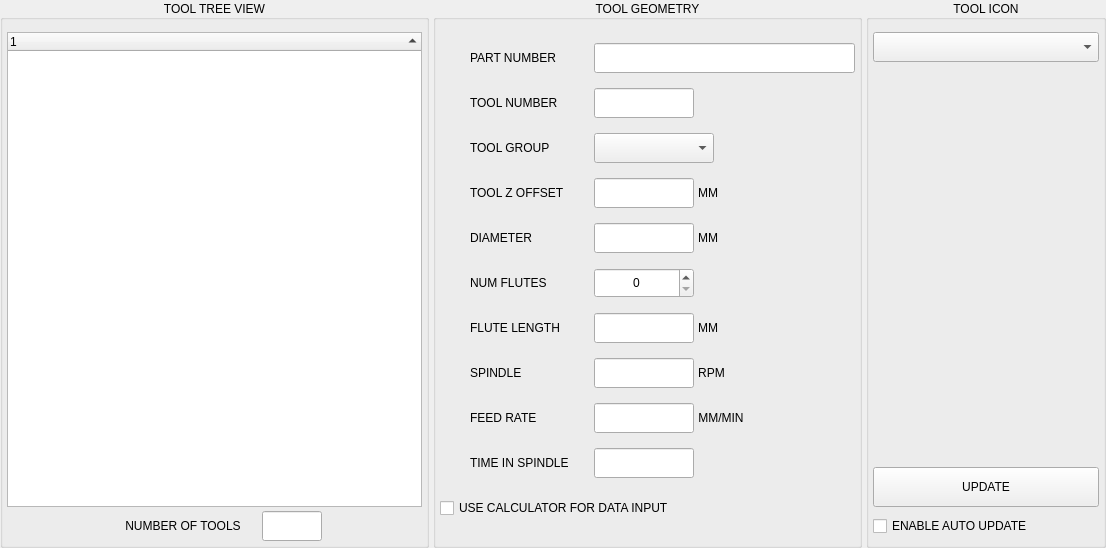
<?xml version="1.0" encoding="UTF-8"?>
<ui version="4.0">
 <class>Form</class>
 <widget class="QWidget" name="Form">
  <property name="geometry">
   <rect>
    <x>0</x>
    <y>0</y>
    <width>1106</width>
    <height>548</height>
   </rect>
  </property>
  <property name="windowTitle">
   <string>Form</string>
  </property>
  <layout class="QHBoxLayout" name="horizontalLayout" stretch="0,0,0">
   <property name="spacing">
    <number>4</number>
   </property>
   <property name="leftMargin">
    <number>0</number>
   </property>
   <property name="topMargin">
    <number>0</number>
   </property>
   <property name="rightMargin">
    <number>0</number>
   </property>
   <property name="bottomMargin">
    <number>0</number>
   </property>
   <item>
    <widget class="QGroupBox" name="grp_tree">
     <property name="sizePolicy">
      <sizepolicy hsizetype="Expanding" vsizetype="Expanding">
       <horstretch>0</horstretch>
       <verstretch>0</verstretch>
      </sizepolicy>
     </property>
     <property name="title">
      <string>TOOL TREE VIEW</string>
     </property>
     <property name="alignment">
      <set>Qt::AlignCenter</set>
     </property>
     <layout class="QVBoxLayout" name="verticalLayout">
      <property name="spacing">
       <number>4</number>
      </property>
      <property name="leftMargin">
       <number>4</number>
      </property>
      <property name="topMargin">
       <number>12</number>
      </property>
      <property name="rightMargin">
       <number>4</number>
      </property>
      <property name="bottomMargin">
       <number>4</number>
      </property>
      <item>
       <widget class="ToolTree" name="treeWidget">
        <property name="dragEnabled">
         <bool>true</bool>
        </property>
        <property name="dragDropMode">
         <enum>QAbstractItemView::InternalMove</enum>
        </property>
        <property name="indentation">
         <number>30</number>
        </property>
        <property name="sortingEnabled">
         <bool>true</bool>
        </property>
        <property name="columnCount">
         <number>1</number>
        </property>
        <attribute name="headerVisible">
         <bool>true</bool>
        </attribute>
        <column>
         <property name="text">
          <string notr="true">1</string>
         </property>
        </column>
       </widget>
      </item>
      <item>
       <layout class="QHBoxLayout" name="horizontalLayout_8">
        <property name="topMargin">
         <number>0</number>
        </property>
        <item>
         <spacer name="horizontalSpacer_11">
          <property name="orientation">
           <enum>Qt::Horizontal</enum>
          </property>
          <property name="sizeHint" stdset="0">
           <size>
            <width>40</width>
            <height>20</height>
           </size>
          </property>
         </spacer>
        </item>
        <item>
         <widget class="QLabel" name="lbl_tool_count">
          <property name="minimumSize">
           <size>
            <width>150</width>
            <height>30</height>
           </size>
          </property>
          <property name="maximumSize">
           <size>
            <width>150</width>
            <height>30</height>
           </size>
          </property>
          <property name="text">
           <string>NUMBER OF TOOLS</string>
          </property>
          <property name="alignment">
           <set>Qt::AlignCenter</set>
          </property>
          <property name="indent">
           <number>30</number>
          </property>
         </widget>
        </item>
        <item>
         <widget class="QLineEdit" name="lineEdit_tool_count">
          <property name="sizePolicy">
           <sizepolicy hsizetype="Preferred" vsizetype="Preferred">
            <horstretch>0</horstretch>
            <verstretch>0</verstretch>
           </sizepolicy>
          </property>
          <property name="minimumSize">
           <size>
            <width>60</width>
            <height>30</height>
           </size>
          </property>
          <property name="maximumSize">
           <size>
            <width>60</width>
            <height>30</height>
           </size>
          </property>
          <property name="focusPolicy">
           <enum>Qt::NoFocus</enum>
          </property>
          <property name="toolTip">
           <string>Number of tools in the database</string>
          </property>
          <property name="alignment">
           <set>Qt::AlignCenter</set>
          </property>
          <property name="readOnly">
           <bool>true</bool>
          </property>
         </widget>
        </item>
        <item>
         <spacer name="horizontalSpacer_5">
          <property name="orientation">
           <enum>Qt::Horizontal</enum>
          </property>
          <property name="sizeHint" stdset="0">
           <size>
            <width>40</width>
            <height>20</height>
           </size>
          </property>
         </spacer>
        </item>
       </layout>
      </item>
     </layout>
    </widget>
   </item>
   <item>
    <widget class="QGroupBox" name="grp_geometry">
     <property name="sizePolicy">
      <sizepolicy hsizetype="Expanding" vsizetype="Expanding">
       <horstretch>0</horstretch>
       <verstretch>0</verstretch>
      </sizepolicy>
     </property>
     <property name="title">
      <string>TOOL GEOMETRY</string>
     </property>
     <property name="alignment">
      <set>Qt::AlignCenter</set>
     </property>
     <layout class="QVBoxLayout" name="verticalLayout_3">
      <property name="spacing">
       <number>4</number>
      </property>
      <property name="leftMargin">
       <number>4</number>
      </property>
      <property name="topMargin">
       <number>12</number>
      </property>
      <property name="rightMargin">
       <number>4</number>
      </property>
      <property name="bottomMargin">
       <number>4</number>
      </property>
      <item>
       <layout class="QHBoxLayout" name="horizontalLayout_5">
        <item>
         <widget class="QLabel" name="lbl_part_number">
          <property name="minimumSize">
           <size>
            <width>150</width>
            <height>30</height>
           </size>
          </property>
          <property name="maximumSize">
           <size>
            <width>150</width>
            <height>30</height>
           </size>
          </property>
          <property name="text">
           <string>PART NUMBER</string>
          </property>
          <property name="indent">
           <number>30</number>
          </property>
         </widget>
        </item>
        <item>
         <widget class="QLineEdit" name="lineEdit_part_number">
          <property name="sizePolicy">
           <sizepolicy hsizetype="Expanding" vsizetype="Preferred">
            <horstretch>0</horstretch>
            <verstretch>0</verstretch>
           </sizepolicy>
          </property>
          <property name="minimumSize">
           <size>
            <width>0</width>
            <height>30</height>
           </size>
          </property>
          <property name="maximumSize">
           <size>
            <width>16777215</width>
            <height>30</height>
           </size>
          </property>
         </widget>
        </item>
       </layout>
      </item>
      <item>
       <layout class="QHBoxLayout" name="horizontalLayout_13">
        <item>
         <widget class="QLabel" name="lbl_tool_no">
          <property name="minimumSize">
           <size>
            <width>150</width>
            <height>30</height>
           </size>
          </property>
          <property name="maximumSize">
           <size>
            <width>150</width>
            <height>30</height>
           </size>
          </property>
          <property name="text">
           <string>TOOL NUMBER</string>
          </property>
          <property name="indent">
           <number>30</number>
          </property>
         </widget>
        </item>
        <item>
         <widget class="QLineEdit" name="lineEdit_number">
          <property name="sizePolicy">
           <sizepolicy hsizetype="Preferred" vsizetype="Preferred">
            <horstretch>0</horstretch>
            <verstretch>0</verstretch>
           </sizepolicy>
          </property>
          <property name="minimumSize">
           <size>
            <width>100</width>
            <height>30</height>
           </size>
          </property>
          <property name="maximumSize">
           <size>
            <width>100</width>
            <height>30</height>
           </size>
          </property>
          <property name="focusPolicy">
           <enum>Qt::NoFocus</enum>
          </property>
          <property name="toolTip">
           <string>Can only be changed in TOOL TABLE tab</string>
          </property>
          <property name="alignment">
           <set>Qt::AlignCenter</set>
          </property>
          <property name="readOnly">
           <bool>true</bool>
          </property>
         </widget>
        </item>
        <item>
         <spacer name="horizontalSpacer">
          <property name="orientation">
           <enum>Qt::Horizontal</enum>
          </property>
          <property name="sizeHint" stdset="0">
           <size>
            <width>40</width>
            <height>20</height>
           </size>
          </property>
         </spacer>
        </item>
       </layout>
      </item>
      <item>
       <layout class="QHBoxLayout" name="horizontalLayout_4">
        <property name="leftMargin">
         <number>0</number>
        </property>
        <property name="rightMargin">
         <number>0</number>
        </property>
        <item>
         <widget class="QLabel" name="lbl_tool_group">
          <property name="minimumSize">
           <size>
            <width>150</width>
            <height>30</height>
           </size>
          </property>
          <property name="maximumSize">
           <size>
            <width>150</width>
            <height>30</height>
           </size>
          </property>
          <property name="text">
           <string>TOOL GROUP</string>
          </property>
          <property name="indent">
           <number>30</number>
          </property>
         </widget>
        </item>
        <item>
         <widget class="QComboBox" name="cmb_toolGroup">
          <property name="sizePolicy">
           <sizepolicy hsizetype="Preferred" vsizetype="Preferred">
            <horstretch>0</horstretch>
            <verstretch>0</verstretch>
           </sizepolicy>
          </property>
          <property name="minimumSize">
           <size>
            <width>120</width>
            <height>30</height>
           </size>
          </property>
          <property name="maximumSize">
           <size>
            <width>120</width>
            <height>30</height>
           </size>
          </property>
          <property name="focusPolicy">
           <enum>Qt::ClickFocus</enum>
          </property>
          <property name="toolTip">
           <string>Tool group to show in the treeview</string>
          </property>
          <property name="editable">
           <bool>false</bool>
          </property>
          <property name="insertPolicy">
           <enum>QComboBox::NoInsert</enum>
          </property>
          <property name="placeholderText">
           <string>GROUP</string>
          </property>
         </widget>
        </item>
        <item>
         <spacer name="horizontalSpacer_10">
          <property name="orientation">
           <enum>Qt::Horizontal</enum>
          </property>
          <property name="sizeHint" stdset="0">
           <size>
            <width>40</width>
            <height>20</height>
           </size>
          </property>
         </spacer>
        </item>
       </layout>
      </item>
      <item>
       <layout class="QHBoxLayout" name="horizontalLayout_9">
        <item>
         <widget class="QLabel" name="lbl_tlo">
          <property name="minimumSize">
           <size>
            <width>150</width>
            <height>30</height>
           </size>
          </property>
          <property name="maximumSize">
           <size>
            <width>150</width>
            <height>30</height>
           </size>
          </property>
          <property name="text">
           <string>TOOL Z OFFSET</string>
          </property>
          <property name="alignment">
           <set>Qt::AlignLeading|Qt::AlignLeft|Qt::AlignVCenter</set>
          </property>
          <property name="indent">
           <number>30</number>
          </property>
         </widget>
        </item>
        <item>
         <widget class="QLineEdit" name="lineEdit_tlo">
          <property name="sizePolicy">
           <sizepolicy hsizetype="Preferred" vsizetype="Preferred">
            <horstretch>0</horstretch>
            <verstretch>0</verstretch>
           </sizepolicy>
          </property>
          <property name="minimumSize">
           <size>
            <width>100</width>
            <height>30</height>
           </size>
          </property>
          <property name="maximumSize">
           <size>
            <width>100</width>
            <height>30</height>
           </size>
          </property>
          <property name="focusPolicy">
           <enum>Qt::NoFocus</enum>
          </property>
          <property name="toolTip">
           <string>Can only be changed in TOOL TABLE tab</string>
          </property>
          <property name="alignment">
           <set>Qt::AlignCenter</set>
          </property>
          <property name="readOnly">
           <bool>true</bool>
          </property>
         </widget>
        </item>
        <item>
         <widget class="QLabel" name="lbl_tlo_unit">
          <property name="minimumSize">
           <size>
            <width>0</width>
            <height>30</height>
           </size>
          </property>
          <property name="maximumSize">
           <size>
            <width>16777215</width>
            <height>30</height>
           </size>
          </property>
          <property name="text">
           <string>MM</string>
          </property>
          <property name="alignment">
           <set>Qt::AlignCenter</set>
          </property>
         </widget>
        </item>
        <item>
         <spacer name="horizontalSpacer_8">
          <property name="orientation">
           <enum>Qt::Horizontal</enum>
          </property>
          <property name="sizeHint" stdset="0">
           <size>
            <width>40</width>
            <height>20</height>
           </size>
          </property>
         </spacer>
        </item>
       </layout>
      </item>
      <item>
       <layout class="QHBoxLayout" name="horizontalLayout_6">
        <item>
         <widget class="QLabel" name="lbl_diameter">
          <property name="minimumSize">
           <size>
            <width>150</width>
            <height>30</height>
           </size>
          </property>
          <property name="maximumSize">
           <size>
            <width>150</width>
            <height>30</height>
           </size>
          </property>
          <property name="text">
           <string>DIAMETER</string>
          </property>
          <property name="indent">
           <number>30</number>
          </property>
         </widget>
        </item>
        <item>
         <widget class="QLineEdit" name="lineEdit_diameter">
          <property name="sizePolicy">
           <sizepolicy hsizetype="Preferred" vsizetype="Preferred">
            <horstretch>0</horstretch>
            <verstretch>0</verstretch>
           </sizepolicy>
          </property>
          <property name="minimumSize">
           <size>
            <width>100</width>
            <height>30</height>
           </size>
          </property>
          <property name="maximumSize">
           <size>
            <width>100</width>
            <height>30</height>
           </size>
          </property>
          <property name="focusPolicy">
           <enum>Qt::NoFocus</enum>
          </property>
          <property name="toolTip">
           <string>Can only be changed in TOOL TABLE tab</string>
          </property>
          <property name="alignment">
           <set>Qt::AlignCenter</set>
          </property>
          <property name="readOnly">
           <bool>true</bool>
          </property>
         </widget>
        </item>
        <item>
         <widget class="QLabel" name="lbl_diameter_unit">
          <property name="minimumSize">
           <size>
            <width>0</width>
            <height>30</height>
           </size>
          </property>
          <property name="maximumSize">
           <size>
            <width>16777215</width>
            <height>30</height>
           </size>
          </property>
          <property name="text">
           <string>MM</string>
          </property>
          <property name="alignment">
           <set>Qt::AlignCenter</set>
          </property>
         </widget>
        </item>
        <item>
         <spacer name="horizontalSpacer_2">
          <property name="orientation">
           <enum>Qt::Horizontal</enum>
          </property>
          <property name="sizeHint" stdset="0">
           <size>
            <width>40</width>
            <height>20</height>
           </size>
          </property>
         </spacer>
        </item>
       </layout>
      </item>
      <item>
       <layout class="QHBoxLayout" name="horizontalLayout_7">
        <property name="sizeConstraint">
         <enum>QLayout::SetDefaultConstraint</enum>
        </property>
        <item>
         <widget class="QLabel" name="lbl_flutes">
          <property name="minimumSize">
           <size>
            <width>150</width>
            <height>30</height>
           </size>
          </property>
          <property name="maximumSize">
           <size>
            <width>150</width>
            <height>30</height>
           </size>
          </property>
          <property name="text">
           <string>NUM FLUTES</string>
          </property>
          <property name="indent">
           <number>30</number>
          </property>
         </widget>
        </item>
        <item>
         <widget class="QSpinBox" name="spinBox_flutes">
          <property name="sizePolicy">
           <sizepolicy hsizetype="Preferred" vsizetype="Preferred">
            <horstretch>0</horstretch>
            <verstretch>0</verstretch>
           </sizepolicy>
          </property>
          <property name="minimumSize">
           <size>
            <width>100</width>
            <height>30</height>
           </size>
          </property>
          <property name="maximumSize">
           <size>
            <width>100</width>
            <height>30</height>
           </size>
          </property>
          <property name="alignment">
           <set>Qt::AlignCenter</set>
          </property>
          <property name="maximum">
           <number>10</number>
          </property>
         </widget>
        </item>
        <item>
         <spacer name="horizontalSpacer_3">
          <property name="orientation">
           <enum>Qt::Horizontal</enum>
          </property>
          <property name="sizeHint" stdset="0">
           <size>
            <width>40</width>
            <height>20</height>
           </size>
          </property>
         </spacer>
        </item>
       </layout>
      </item>
      <item>
       <layout class="QHBoxLayout" name="horizontalLayout_15">
        <property name="topMargin">
         <number>0</number>
        </property>
        <item>
         <widget class="QLabel" name="lbl_flute_length">
          <property name="minimumSize">
           <size>
            <width>150</width>
            <height>30</height>
           </size>
          </property>
          <property name="maximumSize">
           <size>
            <width>150</width>
            <height>30</height>
           </size>
          </property>
          <property name="text">
           <string>FLUTE LENGTH</string>
          </property>
          <property name="indent">
           <number>30</number>
          </property>
         </widget>
        </item>
        <item>
         <widget class="QLineEdit" name="lineEdit_flute_length">
          <property name="sizePolicy">
           <sizepolicy hsizetype="Preferred" vsizetype="Preferred">
            <horstretch>0</horstretch>
            <verstretch>0</verstretch>
           </sizepolicy>
          </property>
          <property name="minimumSize">
           <size>
            <width>100</width>
            <height>30</height>
           </size>
          </property>
          <property name="maximumSize">
           <size>
            <width>100</width>
            <height>30</height>
           </size>
          </property>
          <property name="alignment">
           <set>Qt::AlignCenter</set>
          </property>
         </widget>
        </item>
        <item>
         <widget class="QLabel" name="lbl_flute_unit">
          <property name="minimumSize">
           <size>
            <width>0</width>
            <height>30</height>
           </size>
          </property>
          <property name="maximumSize">
           <size>
            <width>16777215</width>
            <height>30</height>
           </size>
          </property>
          <property name="text">
           <string>MM</string>
          </property>
          <property name="alignment">
           <set>Qt::AlignCenter</set>
          </property>
         </widget>
        </item>
        <item>
         <spacer name="horizontalSpacer_9">
          <property name="orientation">
           <enum>Qt::Horizontal</enum>
          </property>
          <property name="sizeHint" stdset="0">
           <size>
            <width>40</width>
            <height>20</height>
           </size>
          </property>
         </spacer>
        </item>
       </layout>
      </item>
      <item>
       <layout class="QHBoxLayout" name="horizontalLayout_10">
        <item>
         <widget class="QLabel" name="lbl_spindle">
          <property name="minimumSize">
           <size>
            <width>150</width>
            <height>30</height>
           </size>
          </property>
          <property name="maximumSize">
           <size>
            <width>150</width>
            <height>30</height>
           </size>
          </property>
          <property name="text">
           <string>SPINDLE</string>
          </property>
          <property name="indent">
           <number>30</number>
          </property>
         </widget>
        </item>
        <item>
         <widget class="QLineEdit" name="lineEdit_rpm">
          <property name="sizePolicy">
           <sizepolicy hsizetype="Preferred" vsizetype="Preferred">
            <horstretch>0</horstretch>
            <verstretch>0</verstretch>
           </sizepolicy>
          </property>
          <property name="minimumSize">
           <size>
            <width>100</width>
            <height>30</height>
           </size>
          </property>
          <property name="maximumSize">
           <size>
            <width>100</width>
            <height>30</height>
           </size>
          </property>
          <property name="toolTip">
           <string>Recommended spindle speed</string>
          </property>
          <property name="alignment">
           <set>Qt::AlignCenter</set>
          </property>
         </widget>
        </item>
        <item>
         <widget class="QLabel" name="lbl_spindle_rpm">
          <property name="minimumSize">
           <size>
            <width>0</width>
            <height>30</height>
           </size>
          </property>
          <property name="maximumSize">
           <size>
            <width>16777215</width>
            <height>30</height>
           </size>
          </property>
          <property name="text">
           <string>RPM</string>
          </property>
          <property name="alignment">
           <set>Qt::AlignCenter</set>
          </property>
         </widget>
        </item>
        <item>
         <spacer name="horizontalSpacer_6">
          <property name="orientation">
           <enum>Qt::Horizontal</enum>
          </property>
          <property name="sizeHint" stdset="0">
           <size>
            <width>40</width>
            <height>20</height>
           </size>
          </property>
         </spacer>
        </item>
       </layout>
      </item>
      <item>
       <layout class="QHBoxLayout" name="horizontalLayout_11">
        <item>
         <widget class="QLabel" name="lbl_feedrate">
          <property name="minimumSize">
           <size>
            <width>150</width>
            <height>30</height>
           </size>
          </property>
          <property name="maximumSize">
           <size>
            <width>150</width>
            <height>30</height>
           </size>
          </property>
          <property name="text">
           <string>FEED RATE</string>
          </property>
          <property name="indent">
           <number>30</number>
          </property>
         </widget>
        </item>
        <item>
         <widget class="QLineEdit" name="lineEdit_feedrate">
          <property name="sizePolicy">
           <sizepolicy hsizetype="Preferred" vsizetype="Preferred">
            <horstretch>0</horstretch>
            <verstretch>0</verstretch>
           </sizepolicy>
          </property>
          <property name="minimumSize">
           <size>
            <width>100</width>
            <height>30</height>
           </size>
          </property>
          <property name="maximumSize">
           <size>
            <width>100</width>
            <height>30</height>
           </size>
          </property>
          <property name="toolTip">
           <string>Recommended feed rate</string>
          </property>
          <property name="alignment">
           <set>Qt::AlignCenter</set>
          </property>
         </widget>
        </item>
        <item>
         <widget class="QLabel" name="lbl_feedrate_unit">
          <property name="minimumSize">
           <size>
            <width>0</width>
            <height>30</height>
           </size>
          </property>
          <property name="maximumSize">
           <size>
            <width>16777215</width>
            <height>30</height>
           </size>
          </property>
          <property name="text">
           <string>MM/MIN</string>
          </property>
          <property name="alignment">
           <set>Qt::AlignCenter</set>
          </property>
         </widget>
        </item>
        <item>
         <spacer name="horizontalSpacer_7">
          <property name="orientation">
           <enum>Qt::Horizontal</enum>
          </property>
          <property name="sizeHint" stdset="0">
           <size>
            <width>40</width>
            <height>20</height>
           </size>
          </property>
         </spacer>
        </item>
       </layout>
      </item>
      <item>
       <layout class="QHBoxLayout" name="horizontalLayout_2">
        <item>
         <widget class="QLabel" name="lbl_tis">
          <property name="minimumSize">
           <size>
            <width>150</width>
            <height>30</height>
           </size>
          </property>
          <property name="maximumSize">
           <size>
            <width>150</width>
            <height>30</height>
           </size>
          </property>
          <property name="text">
           <string>TIME IN SPINDLE</string>
          </property>
          <property name="indent">
           <number>30</number>
          </property>
         </widget>
        </item>
        <item>
         <widget class="QLineEdit" name="lineEdit_time_in_spindle">
          <property name="sizePolicy">
           <sizepolicy hsizetype="Preferred" vsizetype="Preferred">
            <horstretch>0</horstretch>
            <verstretch>0</verstretch>
           </sizepolicy>
          </property>
          <property name="minimumSize">
           <size>
            <width>100</width>
            <height>30</height>
           </size>
          </property>
          <property name="maximumSize">
           <size>
            <width>100</width>
            <height>30</height>
           </size>
          </property>
          <property name="toolTip">
           <string>Total accumulated running time of tool</string>
          </property>
          <property name="alignment">
           <set>Qt::AlignCenter</set>
          </property>
         </widget>
        </item>
        <item>
         <spacer name="horizontalSpacer_4">
          <property name="orientation">
           <enum>Qt::Horizontal</enum>
          </property>
          <property name="sizeHint" stdset="0">
           <size>
            <width>40</width>
            <height>20</height>
           </size>
          </property>
         </spacer>
        </item>
       </layout>
      </item>
      <item>
       <widget class="QCheckBox" name="chk_use_calc">
        <property name="sizePolicy">
         <sizepolicy hsizetype="Minimum" vsizetype="Preferred">
          <horstretch>0</horstretch>
          <verstretch>0</verstretch>
         </sizepolicy>
        </property>
        <property name="minimumSize">
         <size>
          <width>0</width>
          <height>30</height>
         </size>
        </property>
        <property name="maximumSize">
         <size>
          <width>16777215</width>
          <height>30</height>
         </size>
        </property>
        <property name="focusPolicy">
         <enum>Qt::ClickFocus</enum>
        </property>
        <property name="text">
         <string>USE CALCULATOR FOR DATA INPUT</string>
        </property>
       </widget>
      </item>
     </layout>
    </widget>
   </item>
   <item>
    <widget class="QGroupBox" name="grp_icon">
     <property name="sizePolicy">
      <sizepolicy hsizetype="Expanding" vsizetype="Expanding">
       <horstretch>0</horstretch>
       <verstretch>0</verstretch>
      </sizepolicy>
     </property>
     <property name="maximumSize">
      <size>
       <width>240</width>
       <height>16777215</height>
      </size>
     </property>
     <property name="title">
      <string>TOOL ICON</string>
     </property>
     <property name="alignment">
      <set>Qt::AlignCenter</set>
     </property>
     <layout class="QVBoxLayout" name="verticalLayout_5" stretch="0,1,0,0">
      <property name="spacing">
       <number>4</number>
      </property>
      <property name="leftMargin">
       <number>4</number>
      </property>
      <property name="topMargin">
       <number>12</number>
      </property>
      <property name="rightMargin">
       <number>4</number>
      </property>
      <property name="bottomMargin">
       <number>4</number>
      </property>
      <item>
       <widget class="QComboBox" name="cmb_icon">
        <property name="sizePolicy">
         <sizepolicy hsizetype="Preferred" vsizetype="Preferred">
          <horstretch>0</horstretch>
          <verstretch>0</verstretch>
         </sizepolicy>
        </property>
        <property name="minimumSize">
         <size>
          <width>0</width>
          <height>30</height>
         </size>
        </property>
        <property name="maximumSize">
         <size>
          <width>16777215</width>
          <height>30</height>
         </size>
        </property>
        <property name="placeholderText">
         <string>SELECT ICON</string>
        </property>
       </widget>
      </item>
      <item>
       <widget class="QLabel" name="lbl_tool_icon">
        <property name="minimumSize">
         <size>
          <width>240</width>
          <height>0</height>
         </size>
        </property>
        <property name="maximumSize">
         <size>
          <width>240</width>
          <height>16777215</height>
         </size>
        </property>
        <property name="text">
         <string/>
        </property>
        <property name="alignment">
         <set>Qt::AlignCenter</set>
        </property>
       </widget>
      </item>
      <item>
       <widget class="QPushButton" name="btn_update">
        <property name="sizePolicy">
         <sizepolicy hsizetype="Preferred" vsizetype="Preferred">
          <horstretch>0</horstretch>
          <verstretch>0</verstretch>
         </sizepolicy>
        </property>
        <property name="minimumSize">
         <size>
          <width>0</width>
          <height>40</height>
         </size>
        </property>
        <property name="maximumSize">
         <size>
          <width>16777215</width>
          <height>40</height>
         </size>
        </property>
        <property name="toolTip">
         <string>Save all data to database</string>
        </property>
        <property name="text">
         <string>UPDATE</string>
        </property>
       </widget>
      </item>
      <item>
       <widget class="QCheckBox" name="chk_auto_update">
        <property name="sizePolicy">
         <sizepolicy hsizetype="Preferred" vsizetype="Preferred">
          <horstretch>0</horstretch>
          <verstretch>0</verstretch>
         </sizepolicy>
        </property>
        <property name="minimumSize">
         <size>
          <width>0</width>
          <height>30</height>
         </size>
        </property>
        <property name="maximumSize">
         <size>
          <width>16777215</width>
          <height>30</height>
         </size>
        </property>
        <property name="text">
         <string>ENABLE AUTO UPDATE</string>
        </property>
       </widget>
      </item>
     </layout>
    </widget>
   </item>
  </layout>
 </widget>
 <customwidgets>
  <customwidget>
   <class>ToolTree</class>
   <extends>QTreeWidget</extends>
   <header>lib/tool_db</header>
  </customwidget>
 </customwidgets>
 <resources/>
 <connections/>
</ui>
